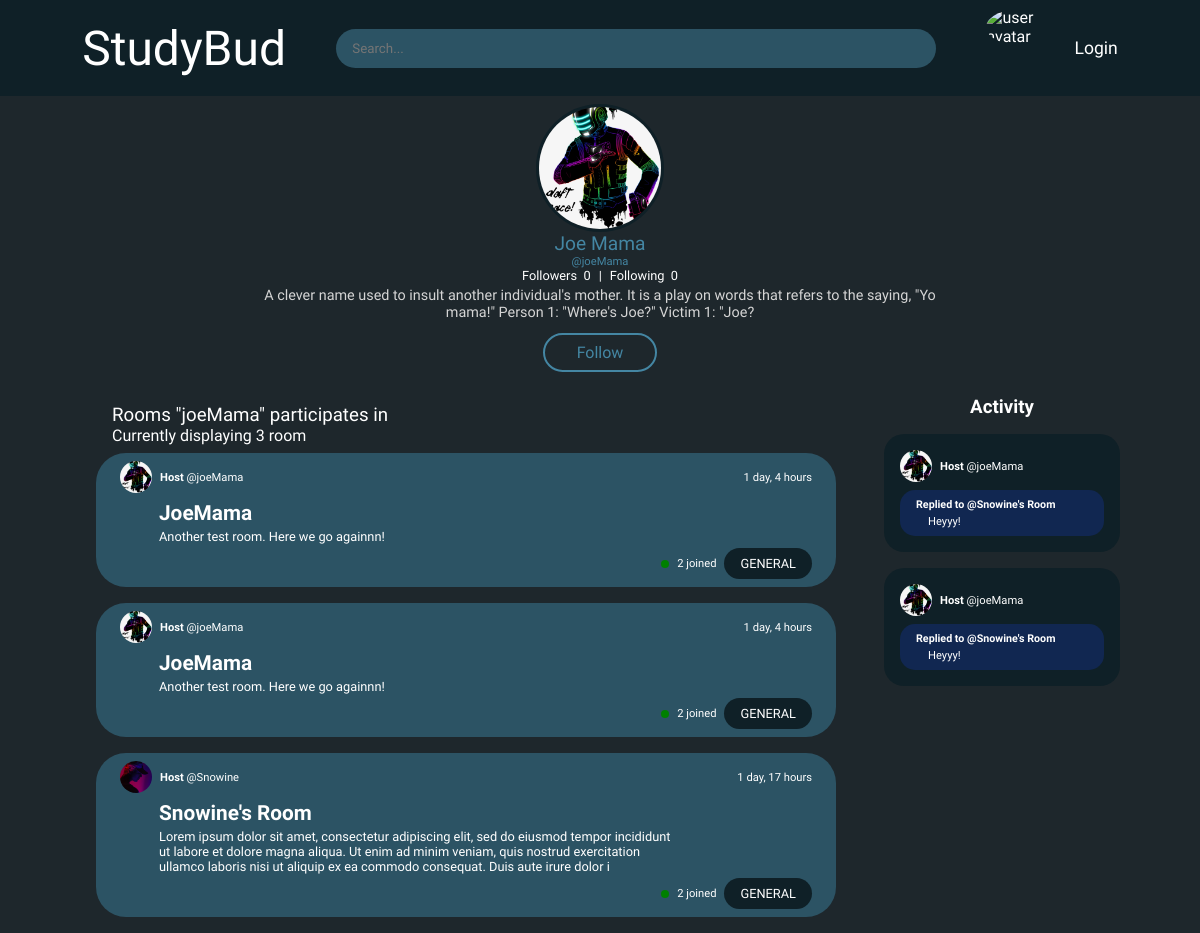
/profile/joeMama, run on the app's committed database.
### Studybud/models.py (models this page shows, shortened)
class User(AbstractUser):
    username = models.CharField(max_length=100)
    email = models.EmailField(('Email address'), unique=True)
    first_name = models.CharField(max_length=100)
    last_name = models.CharField(max_length=150)
    bio = models.TextField(max_length=255, blank=True)
    followers = models.ManyToManyField('User', related_name='Followers', blank=True)
    following = models.ManyToManyField('User', related_name='Following', blank=True)
    profile_picture = models.ImageField(default='avatar.png', blank=True, upload_to='profilePictures')
    USERNAME_FIELD = 'email'
    REQUIRED_FIELDS = ['username']

class Room(models.Model):
    id = models.UUIDField(primary_key=True, editable=False, default=uuid4)
    name = models.CharField(max_length=100)
    host = models.ForeignKey(User, on_delete=models.SET_NULL, null=True)
    topic = models.ForeignKey('Topic', on_delete=models.SET_NULL, null=True)
    description = models.TextField(max_length=255, blank=True)
    participants = models.ManyToManyField(User, related_name='participants', blank=True)
    created = models.DateTimeField(auto_now_add=True, editable=False)
    updated = models.DateTimeField(auto_now=True)
    class Meta():
        ordering = ['created', 'updated']

class Topic(models.Model):
    name = models.CharField(max_length=100)
    def __str__(self):
        return self.name

class Messages(models.Model):
    user = models.ForeignKey(User, on_delete=models.CASCADE)
    room = models.ForeignKey(Room, on_delete=models.CASCADE)
    message = models.TextField()
    created = models.DateTimeField(auto_now_add=True)
    id = models.UUIDField(primary_key=True, editable=False, default=uuid4)
    class Meta:
        verbose_name_plural = 'Messages'

### Studybud/views.py (the view)
# urls.py: path('profile/<str:username>', views.profile, name='profile'),
def profile(request, username):
    user = User.objects.get(username=username)
    rooms = Room.objects.filter(Q(host=user) | Q(participants=user)).order_by('-updated')
    activities = Messages.objects.filter(user=user)
    userFollowers = user.followers.all()
    status = request.user in userFollowers if True else False
    context = {
        'user': user,
        'rooms': rooms,
        'activities': activities,
        'status': status,
    }
    return render(request, 'Base/profile.html', context)

### templates/Base/profile.html
{% extends 'layout.html' %}
{% load static %}
{% block style %}
    <link rel="stylesheet" href="{% static 'styles/profile.css' %}">
{% endblock %}
{% block content %}
    <main>
        <div class="container">
            <div id="userInfo">
                <img src="{{user.profile_picture.url}}" alt="User profile picture">
                <p id="name">{{user.first_name}} {{user.last_name}}</p>
                <a href="">@{{user.username}}</a>
                <div id="userStats">
                    <pre>Followers  {{user.followers.count}}</pre>
                    <p>|</p>
                    <pre>Following  {{user.following.count}}</pre>
                </div>
                {% if not user.bio %}
                    <p id="userBio" style="font-weight: 600; font-size: 1.2rem;">No Bio</p>
                {% else %}
                    <p id="userBio">{{user.bio}}</p>
                {% endif %}
                <div id="btns">
                    {% if request.user == user %}
                        <a href="">Settings</a>
                    {% else %}
                        {% if status %}
                            <a href="{% url 'unfollow' user.username %}">Unfollow</a>
                        {% else%}
                            <a href="{% url 'follow' user.username %}">Follow</a>
                        {% endif %}
                    {% endif %}
                </div>
            </div>
            <div id="userContent">
                <div id="roomsSection">
                    <div id="heading">
                        <div id="titleContainer">
                            <h3>Rooms "{{user.username}}" participates in</h3>
                            <p>Currently displaying {{rooms.count}} {% if room.count > 1 %}
                                rooms
                                {% else %}
                                room
                                {% endif %}</p>
                        </div>
                    </div>
                    <div class="container">
                        {% for room in rooms %}
                        <div class="room">
                            <div class="roomHeading">
                                <div class="host">
                                    <img src="{{room.host.profile_picture.url}}" alt="Host profile picture">
                                    <p><strong>Host</strong> <a href="{% url 'profile' room.host.username%}">@{{room.host.username}}</a></p>
                                </div>
                                <p class="timePosted">{{room.created|timesince}}</p>
                            </div>
                            <div class="roomContent">
                                <h5 class="roomTitle"><a href="{% url 'room' room.id%}">{{room.name}}</a></h5>
                                <p class="roomDesc">{{room.description}}</p>
                                <div class="roomStats">
                                    <div class="joinedStats">
                                        <div class="dotIcon"></div>
                                        <p class="joined">{{room.participants.count}} joined</p>
                                    </div>
                                    <a href="{% url 'index' %}?q={{room.topic}}" class="roomTopic">{{room.topic}}</a>
                                </div>
                            </div>
                        </div>
                        {% endfor %}
                    </div>
                </div>
                <div id="activitySection">
                    <h3>Activity</h3>
                    <div class="activityContent">
                        {% for post in activities %}
                            <div class="post">
                                <div class="host">
                                    <img src="{{post.user.profile_picture.url}}" alt="Host profile picture">
                                    <p><strong>Host</strong> <a href="{% url 'profile' post.user.username%}">@{{post.user.username}}</a></p>
                                </div>
                                <div class="content">
                                    <h6>Replied to <a class="userRepliedTo">@{{post.room.name}}</a></h6>
                                    <p>{{post.message}}</p>
                                </div>
                            </div>
                        {% empty %}
                            <p style="color: white;">No activity yet.</p>
                        {% endfor %}
            </div>
        </div>
    </main>
{% endblock %}

### Studybud/static/styles/general.css (style rules this page uses)
* { box-sizing: border-box; padding: 0; margin: 0; font-family: 'Source Sans Pro', sans-serif; }
body { background-color: var(--bgColor); }
a { color: white; text-decoration: none; cursor: pointer; }
:root { --mainColor: #0F2027; --bgColor: #1E272C; --secondaryColor: #112751; --tertiaryColor: #2C5364; }

### Studybud/static/styles/profile.css (style rules this page uses)
body { min-height: 100vh; }
main, main > .container { height: 100%; }
#userInfo { display: flex; flex-direction: column; width: 100%; color: white; align-items: center; padding: 8px 0; height: max-content; }
#userStats { font-weight: 300; font-size: .8rem; display: flex; gap: 8px; }
#userInfo > #name { color: #4486A3; font-size: 1.2rem; }
#userInfo > a { font-size: .7rem; color: #4486A3; }
#userInfo > img { object-fit: cover; border-radius: 50%; width: 128px; height: 128px; border: 3px solid #0F2027; }
#userBio { text-align: center; font-size: .9rem; margin: 4px 0; max-width: 700px; color: rgb(213, 213, 213); }
#btns { width: max-content; height: max-content; margin-top: 8px; display: flex; gap: 16px; }
#btns > a { padding: 8px 32px; border: 2px solid #4486A3; border-radius: 30px; color: #4486A3; transition: all 0.3s; }
#userContent { display: grid; grid-template-columns: 3fr 1fr; padding: 0 64px; }
h3 { color: white; font-weight: 400; text-align: center; }
#roomsSection { max-width: none; flex: 3; max-height: 80%; padding: 16px 32px; background-color: var(--bgColor); position: relative; }
#roomsSection > #heading { display: flex; justify-content: space-between; position: sticky; top: -20px; background-color: var(--bgColor); padding: 8px 16px; }
#titleContainer { display: flex; flex-direction: column; align-items: flex-start; color: white; }
#titleContainer > p { font-weight: 300; }
#roomsSection > .container { display: flex; flex-direction: column; gap: 16px; }
#roomsSection > .container > .room { background-color: var(--tertiaryColor); border-radius: 30px; min-height: max-content; max-height: 180px; padding: 8px 24px; display: flex; flex-direction: column; gap: 8px; }
#roomsSection .roomHeading { display: flex; justify-content: space-between; color: white; align-items: center; }
#roomsSection .roomHeading p { font-weight: 300; font-size: .7rem; }
#roomsSection .host, .post > .host { display: flex; align-items: center; cursor: pointer; gap: 8px; }
#roomsSection .host > p , .post > .host > p { font-size: .7rem; font-weight: 300; }
#roomsSection .roomHeading img, .post > .host > img { width: 32px; height: 32px; border-radius: 50%; object-fit: cover; }
.roomContent { color: white; display: flex; flex-direction: column; gap: 4px; padding-left: 39px; }
.roomContent .roomTitle { font-size: 1.3rem; cursor: pointer; }
.roomContent .roomDesc { font-size: .8rem; font-weight: 100; width: 80%; cursor: default; }
.roomStats { display: flex; justify-content: end; gap: 8px; }
.roomStats .joined { font-size: .7rem; display: flex; }
.dotIcon { width: 8px; height: 8px; background-color: green; border-radius: 50%; }
.joinedStats { display: flex; align-items: center; gap: 8px; }
.roomTopic { font-size: .8rem; padding: 8px 16px; background-color: var(--mainColor); border-radius: 20px; text-transform: uppercase; cursor: pointer; }
.activityContent { display: flex; flex-direction: column; gap: 16px; padding: 0 16px; }
.activityContent > .post { background-color: var(--mainColor); padding: 16px; border-radius: 20px; color: white; display: flex; flex-direction: column; gap: 8px; cursor: default; }
.post > .content { width: 100%; border-radius: 15px; background-color: var(--secondaryColor); padding: 8px 16px; display: flex; flex-direction: column; gap: 4px; }
#activitySection h3 { position: sticky; top: -20px; padding: 16px 0; background-color: var(--bgColor); font-weight: 600; }
.post > .content > p { font-size: .7rem; padding-left: 12px; }
.userRepliedTo { cursor: pointer; }

### data on the page
User: profile_picture (picture), first_name "Joe", last_name "Mama", username "joeMama", followers.count "0", following.count "0", bio "A clever name used to insult another individual's mother. It is a play on words that refers to the saying, \"Yo mama!\" Person 1: \"Where's Joe?\" Victim 1: \"Joe?"
Room: host.profile_picture (picture), host.username "joeMama", created "1 day, 4 hours", name "JoeMama", description "Another test room. Here we go againnn!", participants.count "2", topic "GENERAL"
Room: host.profile_picture (picture), host.username "Snowine", created "1 day, 17 hours", name "Snowine's Room", description "Lorem ipsum dolor sit amet, consectetur adipiscing elit, sed do eiusmod tempor incididunt ut labore et dolore magna aliqua. Ut enim ad minim veniam, quis nostrud exercitation ullamco laboris nisi ut aliquip ex ea commodo consequat. Duis aute irure dolor i", participants.count "2", topic "GENERAL"
Messages: user.profile_picture (picture), user.username "joeMama", room.name "Snowine's Room", message "Heyyy!"
Messages: user.profile_picture (picture), user.username "joeMama", room.name "Snowine's Room", message "Heyyy!"

### other printed values
{{ rooms.count }} "3"
